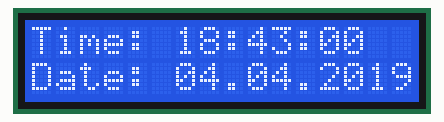
This sketch was run on a simulated Arduino Uno, built with avr-gcc and run on an emulated ATmega328P. Shown: 16×2 character LCD. The local clock reads 2024-03-15 10:24:30 at power-on unless the sketch sets it.

Above: at 0.1 s.
At 4.1 s:
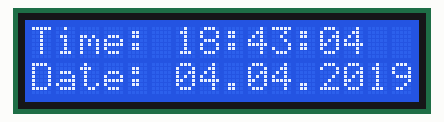
At 9.1 s:
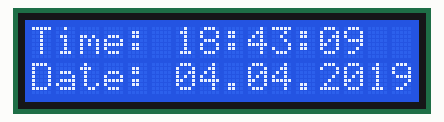
At 19.1 s:
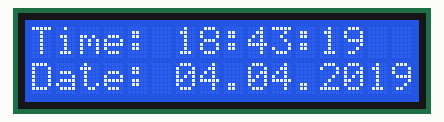
At 28.1 s:
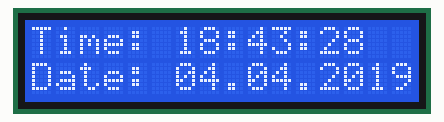
At 38.1 s:
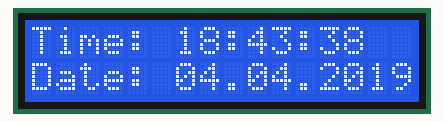

The sketch:

testingClock.ino
```cpp
#include <LiquidCrystal.h>
#include <DS3231.h>
DS3231 rtc(SDA,SCL);
LiquidCrystal lcd(7,8,9,10,11,12);

void setup() {
  // put your setup code here, to run once:
  rtc.begin();
  rtc.setDOW(THURSDAY);
  rtc.setTime(18,43,0);
  rtc.setDate(4,4,2019);

  lcd.begin(16,2);
}

void loop() {
  // put your main code here, to run repeatedly:
  lcd.setCursor(0,0);
  lcd.print("Time: ");
  lcd.print(rtc.getTimeStr());

  lcd.setCursor(0,1);
  lcd.print("Date: ");
  lcd.print(rtc.getDateStr());

  Serial.print(rtc.getDOWStr());
  Serial.print(" ");

  Serial.print(rtc.getDateStr());
  Serial.print(" ");
}
```

Measured:
- what the display in image 1 shows lasts 1.0 s, from 4.0 s to 5.0 s
